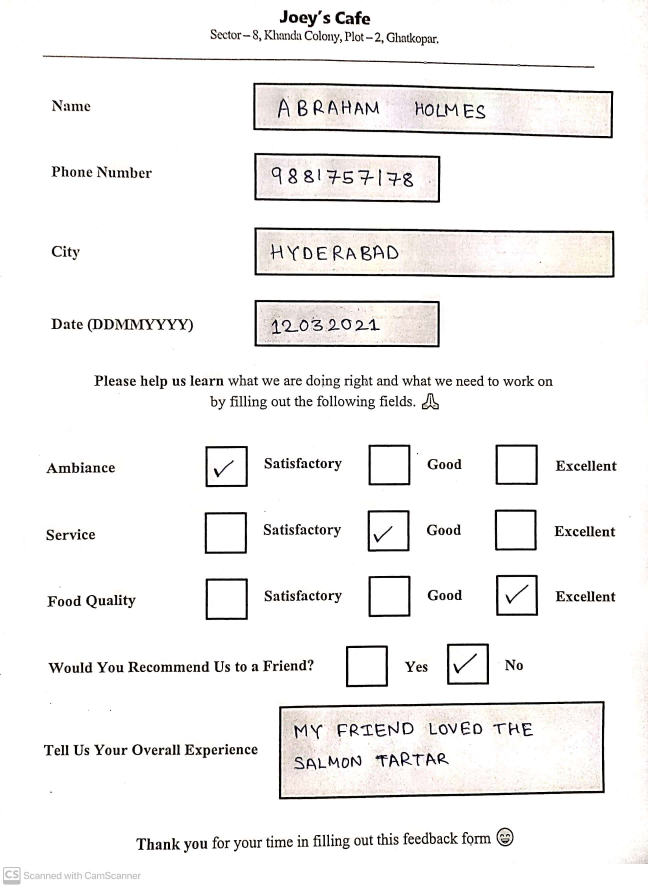
#> input picture Models/All Test/OCR Handwritten/Helper/1.jpg, 1944 x 2662 px, given in place of Helper1.jpg, which was not available (shown at 1/3 size)
$ python extraction_api.py
#> lines starting #> are read from the running program, lines starting #| are printed output that depends on the picture; after the words box and inside, x2 and y2 are one past the last pixel; in counts of white or black regions, pixels touching at a corner belong together; pictures that were not available may be replaced by others from this repository, and a replacement may not be noted
#> further down, img is the input picture: shape (2662, 1944, 3); mean B, G, R 242, 242.5, 243.4
import os
from urllib import response
import cv2
import numpy as np
import pytesseract
from multiple_choice import *

# import boto3
from combine import *


def contains_box(thresh_img, mean):

    # find contours
    contours = cv2.findContours(thresh_img, cv2.RETR_EXTERNAL, cv2.CHAIN_APPROX_SIMPLE)[
        0
    ]

    for c in contours:
        x, y, w, h = cv2.boundingRect(c)
        if w * h > 1000:
            return True

    return False


def API(img, key_value_both, fields=None, isHandwritten=None):
#> called with key_value_both = True, isHandwritten = 1
    if img is None:
        return
    path = os.path.abspath(os.getcwd()) + "\\output"
    img = cv2.resize(img, (720, 1080))
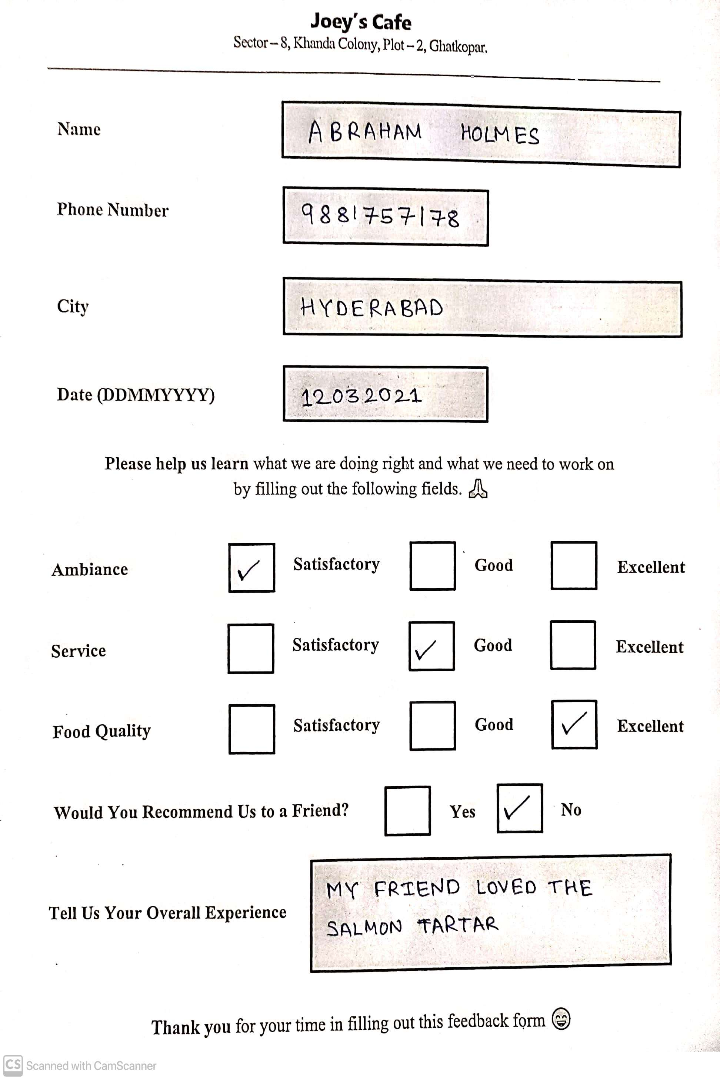
#> img: shape (1080, 720, 3); mean of channels 0, 1, 2 242, 242.5, 243.4; drawn as B, G, R

    gray = cv2.cvtColor(img, cv2.COLOR_BGR2GRAY)

    thresh_inv = cv2.threshold(gray, 0, 255, cv2.THRESH_BINARY_INV + cv2.THRESH_OTSU)[1]
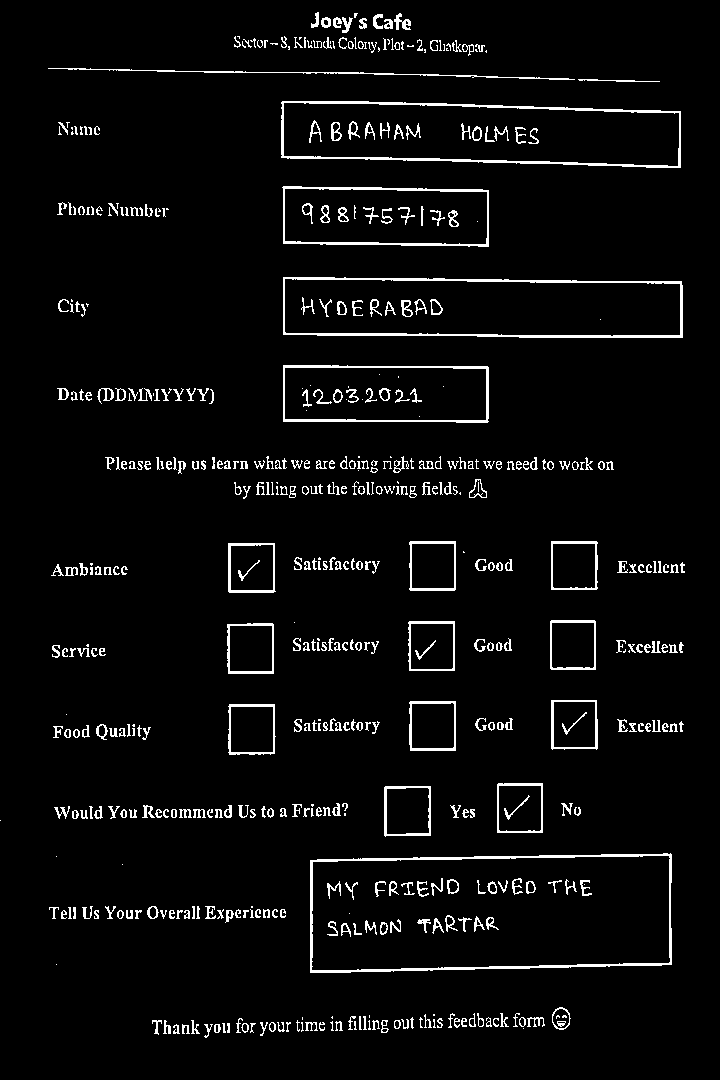
#> thresh_inv: shape (1080, 720); 4.4% white in thin lines or dots

    # Blur the image
    blur = cv2.GaussianBlur(thresh_inv, (1, 1), 0)

    thresh = cv2.threshold(blur, 0, 255, cv2.THRESH_BINARY + cv2.THRESH_OTSU)[1]

    # find contours
    contours = cv2.findContours(thresh, cv2.RETR_EXTERNAL, cv2.CHAIN_APPROX_NONE)[0]
#> contours = 447 contours, 275 with area under 20; largest, box (x1, y1, x2, y2) and area: (310, 853, 672, 973) 40364, (283, 277, 683, 338) 22604, (281, 101, 681, 168) 22578, (282, 186, 489, 247) 11588, (283, 365, 489, 423) 11360

    mask = np.ones(img.shape[:2], dtype="uint8") * 255

    num = 1
    res, area, coordinates = [], [], []

    for c in contours:
        x, y, w, h = cv2.boundingRect(c)
        cv2.rectangle(mask, (x, y), (x + w, y + h), (0, 0, 255), -1)
        coordinates.append([x, y, w, h])
        area.append(w * h)
#> this loop made 447 passes
#> (x, y, w, h) on passes 1 to 3: (523, 1028, 1, 1), (214, 1024, 7, 9), (204, 1024, 9, 14)
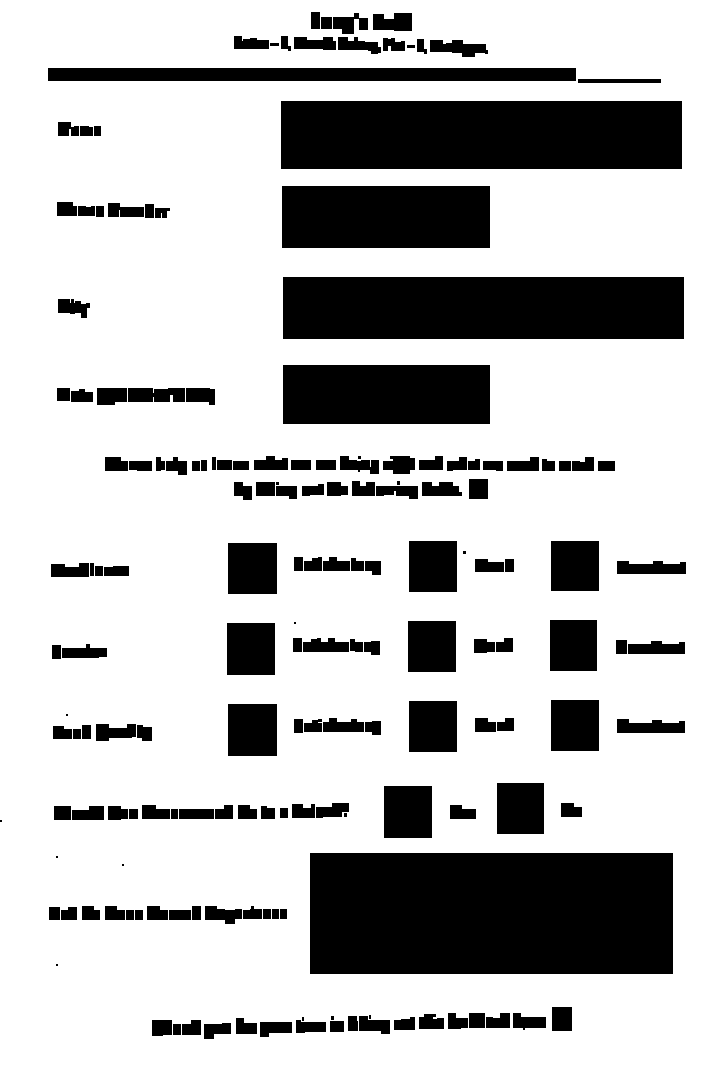
#> mask: shape (1080, 720); 75.4% white; 172 black regions (14 under 20 px), largest, box (x1, y1, x2, y2) and area: (310, 853, 673, 974) 43923, (281, 101, 682, 169) 27268, (283, 277, 684, 339) 24862
#> after the loop, area = 447 values, max 43440 at index 84, min 1 at index 0, mean 405.3; coordinates = 447 items, first 6: [523, 1028, 1, 1], [214, 1024, 7, 9], [204, 1024, 9, 14], [182, 1024, 8, 10], [173, 1024, 7, 10], [250, 1023, 6, 10]

    mean = np.mean(area)
#> mean = 405.3

    images, indices = [], []

    for c in coordinates[::-1]:

        x, y, w, h = c

        if w * h > 1000:

            x1, x2, y1, y2 = x, x + w, y, y + h
            try:
                key_img = img[y1 - 10 : y2 + 10, 0:x1]  # key

                key = (
                    pytesseract.image_to_string(
                        key_img, lang="eng", config="--psm 6 --oem 3"
                    )
                    .replace("|", "")
                    .replace("\n", " ")
                    .replace("\x0c", "")
                    .replace("♀", "")
                    .replace("‘", "")
                    .strip()
                )
            except:
                continue

            if key == "" or contains_box(thresh[y1 - 10 : y2 + 10, 0:x1], mean):
                continue

            if key not in fields.keys():
                continue

            if key_value_both == True:
                if fields[key] == "Checkbox":
                    value_img = img[y1 - 10 : y2 + 10, x1:]
                    value = MultipleChoice(value_img)
                else:
                    value_img = img[y1 + 10 : y2 - 10, x1 + 10 : x2 - 10]
                    if isHandwritten == 1:
                        value = ""
                        if fields[key] == "Sentiment":
                            encoded_image = cv2.imencode(".png", value_img)[1]
                            imageBytes = bytearray(encoded_image.tobytes())

                            # # Amazon Textract client
                            textract = boto3.client("textract")

                            # # Call Amazon Textract
                            response = textract.detect_document_text(
                                Document={"Bytes": imageBytes}
                            )
                            # TODO remove
                            # # Print detected text
                            for item in response["Blocks"]:
                                if item["BlockType"] == "LINE":
                                    print(item["Text"])
                                    value += item["Text"] + " "
                        else:
                            images.append(value_img)
                            indices.append(len(res))
                    else:
                        value = (
                            pytesseract.image_to_string(value_img, lang="eng")
                            .replace("|", "")
                            .replace("\n", " ")
                            .replace("\x0c", "")
                            .replace("♀", "")
                            .strip()
                        )
                res.append([key, value])
            else:
                res.append(key)

        num += 1
#> this loop made 55 passes
#> (x, y, w, h, x1, x2, y1, y2) on pass 55: (48, 68, 527, 12, 48, 575, 68, 80)
#> (x, y, w, h) on passes 1 to 6: (311, 12, 8, 16), (354, 13, 4, 5), (394, 13, 17, 17), (373, 14, 10, 15), (321, 17, 10, 11), (333, 17, 9, 11)
#> after the loop, images = []; indices = []; num = 55; res = []

    if len(indices) > 0:
        combined_image = combine(images)

        # amazon api
        encoded_image = cv2.imencode(".png", combined_image)[1]
        imageBytes = bytearray(encoded_image.tobytes())

        # # Amazon Textract client
        textract = boto3.client("textract")

        # # Call Amazon Textract
        response = textract.detect_document_text(Document={"Bytes": imageBytes})

        # # Print detected text
        for item in response["Blocks"]:
            if item["BlockType"] == "LINE":
                res[indices[0]][1] = item["Text"]
                indices.pop(0)

    return res


if __name__ == "__main__":
    path = os.path.abspath(os.getcwd())
    img_path = path + "1.jpg"

    img = cv2.imread(img_path)

#> (the run stopped early here; a loop or call above may not have finished)
